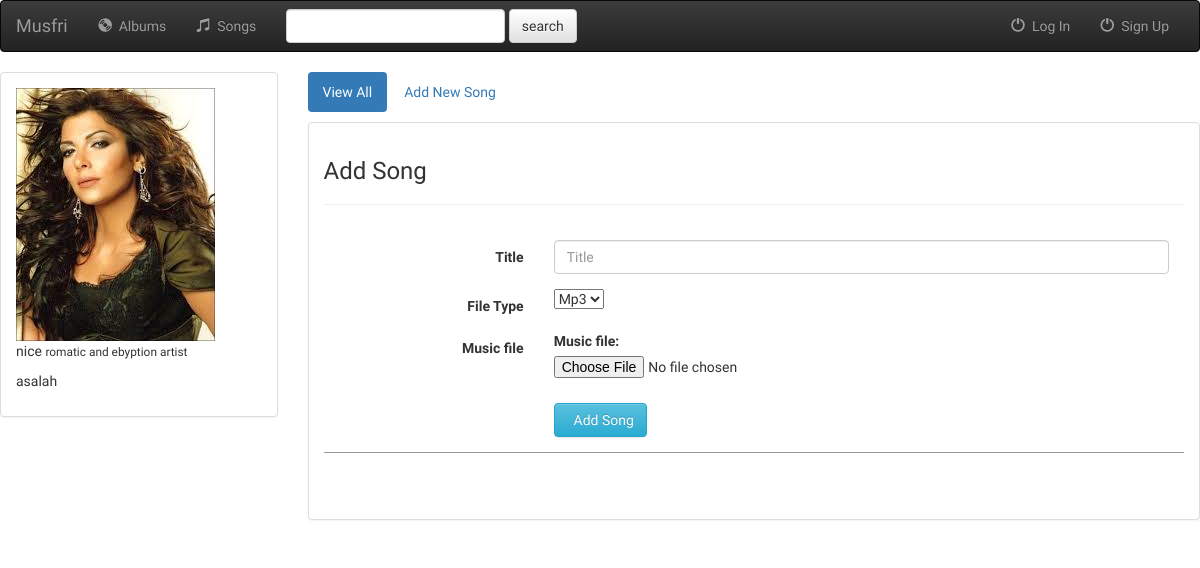
Screenshot of /album/add_song/1/ with the database file from the repository.
### album/models.py (models this page shows, shortened)
class Album(models.Model):
    user = models.ForeignKey(User , on_delete=models.CASCADE)
    title = models.CharField(max_length=250)
    artist = models.CharField(max_length=250)
    general = models.CharField(max_length=250)
    album_logo = models.ImageField()

### album/views.py (the view)
# urls.py: url(r'^add_song/(?P<pk>[0-9]+)/$'  , views.add_song , name='add_song'),
def add_song(request,pk):
    if request.method=='POST':
        form = UploadMusic(request.POST , request.FILES )
        if form.is_valid():
            song = Song.objects.create(user=request.user,album=Album.objects.get(id=pk), title=request.POST.get('title'), file_type=request.POST.get('file_type') , music_file= request.FILES['music_file'])
            song.save()
            return redirect('/album')
    else:
        form = UploadMusic()
        return render(request , 'album/add_song.html' , {'form':form , 'albums':Album.objects.filter(id=pk)})

### album/forms.py
class UploadMusic(forms.Form):
	music_file = forms.FileField()
	class meta:
		model = Song
		fields = (
			'music_file',
			)

### album/templates/album/add_song.html (shortened to what this page needs)
{% extends 'album/base_page.html'%}
{%block body %}
<div class="row">
        <div class="col-sm-4 col-md-3">
            <div class="panel panel-default">
                <div class="panel-body">
                        {%for album in albums%}
                        <a href="{% url 'album:detail' album.id%}">
                        {% if album.album_logo %}
                            <img src="{{album.album_logo.url}}" class="img-responsive">
                        {% else %}
                            <h3>No image to display</h3>
                        {% endif %}
                    </a>
                    <p>{{ album.title }} <small>{{ album.general }}</small></p>
                    <p>{{ album.artist }}</p>
                </div>
            </div>
        </div>
<div class="col-sm-8 col-md-9">
            <ul class="nav nav-pills" style="margin-bottom: 10px;">
                <li role="presentation" class="active"><a href="{%url 'album:index' %}">View All</a></li>
                <li role="presentation"><a href="" >Add New Song</a></li>
            </ul>
            <div class="panel panel-default">
                <div class="panel-body">
                    <h3>Add Song</h3>
                    <hr>
                        <div class="panel-body" >
                            <form  method='POST' class="form-horizontal" role="form" action='{%url 'album:add_song' album.id %}' enctype='multipart/form-data'>{%csrf_token%}
                                                    {%endfor%}
                                <div class="form-group">
                                    <label for="title" class="col-md-3 control-label">Title</label>
                                    <div class="col-md-9">
                                        <input type="text" class="form-control" name="title" placeholder="Title">
                                    </div>
                                </div>
                                <div class="form-group">
                                    <label for="firstname" class="col-md-3 control-label">File Type</label>
                                    <div class="col-md-9">
                                          <select name="file_type">
                    					    <option value="mp3">Mp3</option>
                    					  </select>
                                    </div>
                                </div>
                                <div class="form-group">
                                    <label for="lastname" class="col-md-3 control-label">Music file</label>
                                    <div class="col-md-9">
                                        {{form.as_p}}
                                    </div>
                                </div>
                                <div class="form-group">
                                    <div class="col-md-offset-3 col-md-9">
                                        <button id="btn-signup" type="submit" class="btn btn-info"> &nbsp Add Song</button>
                                    </div>
                                </div>
                                <div style="border-top: 1px solid #999; padding-top:20px"  class="form-group">
                                    <div class="col-md-offset-3 col-md-9">
                                    </div>
                                </div>
                            </form>
                         </div>
                    </div>
         </div>
    </div>
{%endblock%}

### album/static/album/style.css (style rules this page uses)
p { font-family: 'Satisfy', cursive; }
body { font-family: 'Satisfy', cursive; }

### rows the page displays
Album: album_logo (picture), title "nice", general "romatic and ebyption artist", artist "asalah"
